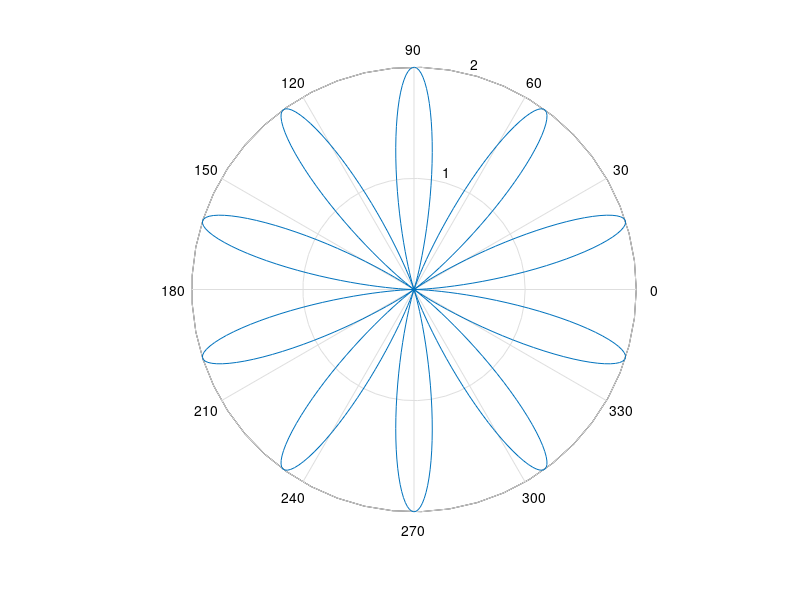

The MATLAB source for this figure:
teta = -pi:0.01:pi;
rho = 2*sin(5*teta).^2;
polar(teta,rho) %построение графика

%%

A = [-1 3 -2; -2 5 1; -1 1 8]
B = [1 -2 4; -5 2 0; 1 0 3]
